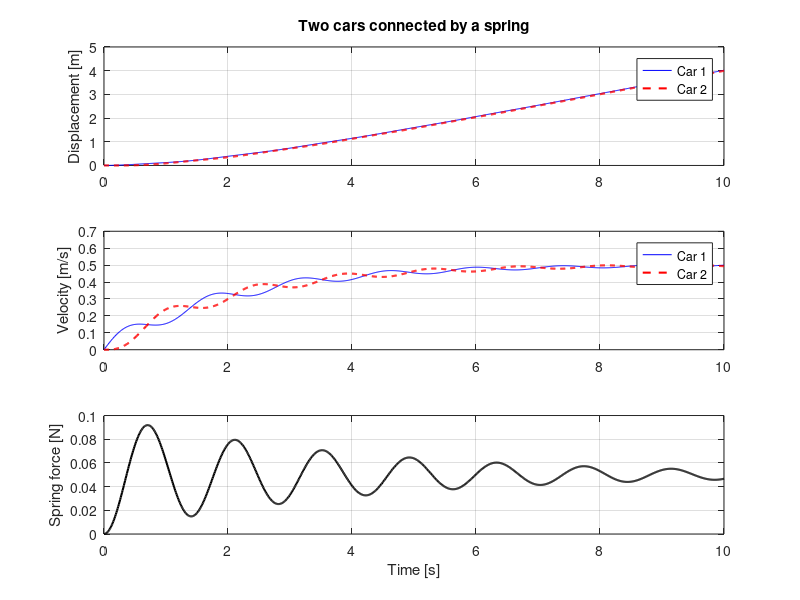
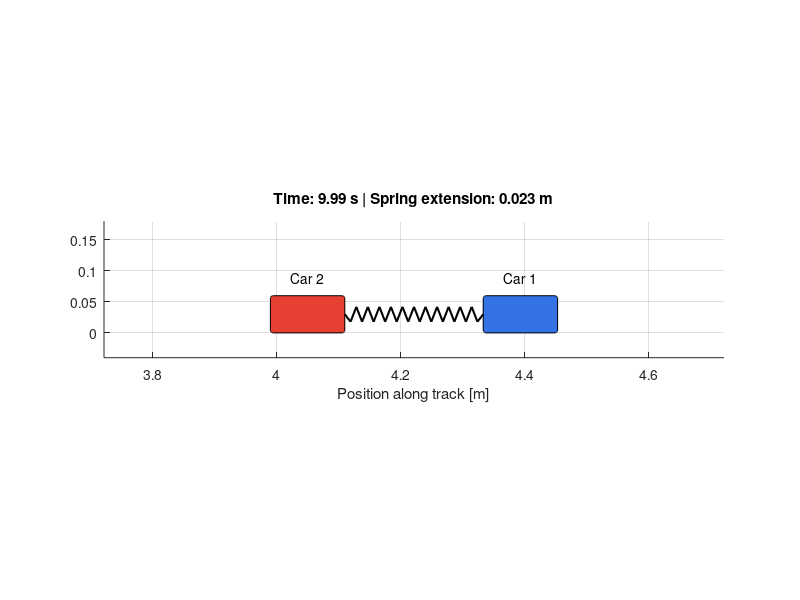

MATLAB code to generate these figures, in order:
%% No applied force after release
F = @(t) 0;

%% Start at rest with the spring stretched by 5 cm
% x1 - x2 = 0.05 m
y0 = [0.05; 0; 0; 0];

clear;
clc;
close all;

%% Parameters — replace with your measured values
m1 = 0.20;       % Mass of car 1 [kg]
m2 = 0.20;       % Mass of car 2 [kg]

b1 = 0.10;       % Resistance coefficient for car 1 [N*s/m]
b2 = 0.10;       % Resistance coefficient for car 2 [N*s/m]

k = 2.0;         % Spring stiffness [N/m]

%% Applied force
F0 = 0.10;       % Constant force on car 1 [N]
F = @(t) F0;

%% Initial conditions
% Order: [x1; v1; x2; v2]
y0 = [0; 0; 0; 0];

%% Equations of motion
% y(1) = x1
% y(2) = v1
% y(3) = x2
% y(4) = v2

dydt = @(t,y) [
    y(2);
    (F(t) - b1*y(2) - k*(y(1)-y(3))) / m1;
    y(4);
    (k*(y(1)-y(3)) - b2*y(4)) / m2
];

%% Solve from 0 to 10 seconds
tspan = linspace(0, 10, 1001);

options = odeset('RelTol', 1e-7, 'AbsTol', 1e-9);
[t, y] = ode45(dydt, tspan, y0, options);

%% Extract results
x1 = y(:,1);
v1 = y(:,2);

x2 = y(:,3);
v2 = y(:,4);

extension = x1 - x2;
spring_force = k * extension;

%% Plot results
figure;

subplot(3,1,1);
plot(t, x1, 'b', t, x2, 'r--', 'LineWidth', 1.5);
ylabel('Displacement [m]');
legend('Car 1', 'Car 2', 'Location', 'best');
title('Two cars connected by a spring');
grid on;

subplot(3,1,2);
plot(t, v1, 'b', t, v2, 'r--', 'LineWidth', 1.5);
ylabel('Velocity [m/s]');
legend('Car 1', 'Car 2', 'Location', 'best');
grid on;

subplot(3,1,3);
plot(t, spring_force, 'k', 'LineWidth', 1.5);
xlabel('Time [s]');
ylabel('Spring force [N]');
grid on;

%% Animate the two cars
% Uses the t, x1 and x2 values calculated above.

carLength = 0.12;     % Visual car length [m]
carHeight = 0.06;     % Visual car height [m]
L0 = 0.20;           % Unstretched spring length [m] (for drawing)

% Actual drawing positions:
% Car 2 starts behind car 1.
p2 = x2;
p1 = x1 + carLength + L0;

fig = figure('Name', 'Two-car simulation', 'Color', 'w');
ax = axes('Parent', fig);
hold(ax, 'on');
grid(ax, 'on');
axis(ax, 'equal');

xlabel(ax, 'Position along track [m]');
ylim(ax, [-0.04, 0.18]);

% The view follows the cars.
viewWidth = 1.0;

car2 = rectangle('Parent', ax, ...
    'Position', [p2(1), 0, carLength, carHeight], ...
    'FaceColor', [0.9 0.25 0.2], ...
    'Curvature', 0.15);

car1 = rectangle('Parent', ax, ...
    'Position', [p1(1), 0, carLength, carHeight], ...
    'FaceColor', [0.2 0.45 0.9], ...
    'Curvature', 0.15);

spring = plot(ax, NaN, NaN, 'k-', 'LineWidth', 1.5);

label1 = text(ax, p1(1), 0.09, 'Car 1', ...
    'HorizontalAlignment', 'center');
label2 = text(ax, p2(1), 0.09, 'Car 2', ...
    'HorizontalAlignment', 'center');

% Zigzag shape of the spring
nPoints = 25;
springY = (carHeight/2) * ones(1, nPoints);
springY(2:end-1) = carHeight/2 ...
    + 0.012 * (-1).^(1:nPoints-2);

%% Play animation at approximately real-time speed
frameStep = max(1, round((1/30) / mean(diff(t))));
clockStart = tic;

for j = 1:frameStep:length(t)
    if ~isgraphics(fig)
        break;
    end

    % Match animation time to simulation time.
    pause(max(0, (t(j)-t(1)) - toc(clockStart)));

    if ~isgraphics(fig)
        break;
    end

    set(car1, 'Position', ...
        [p1(j), 0, carLength, carHeight]);
    set(car2, 'Position', ...
        [p2(j), 0, carLength, carHeight]);

    % Spring connects the front of car 2 to the back of car 1.
    springX = linspace(p2(j)+carLength, p1(j), nPoints);
    set(spring, 'XData', springX, 'YData', springY);

    set(label1, 'Position', [p1(j)+carLength/2, 0.09, 0]);
    set(label2, 'Position', [p2(j)+carLength/2, 0.09, 0]);

    midpoint = (p1(j)+p2(j)+carLength)/2;
    xlim(ax, midpoint + [-viewWidth/2, viewWidth/2]);

    title(ax, sprintf('Time: %.2f s | Spring extension: %.3f m', ...
        t(j), x1(j)-x2(j)));

    drawnow;
end
